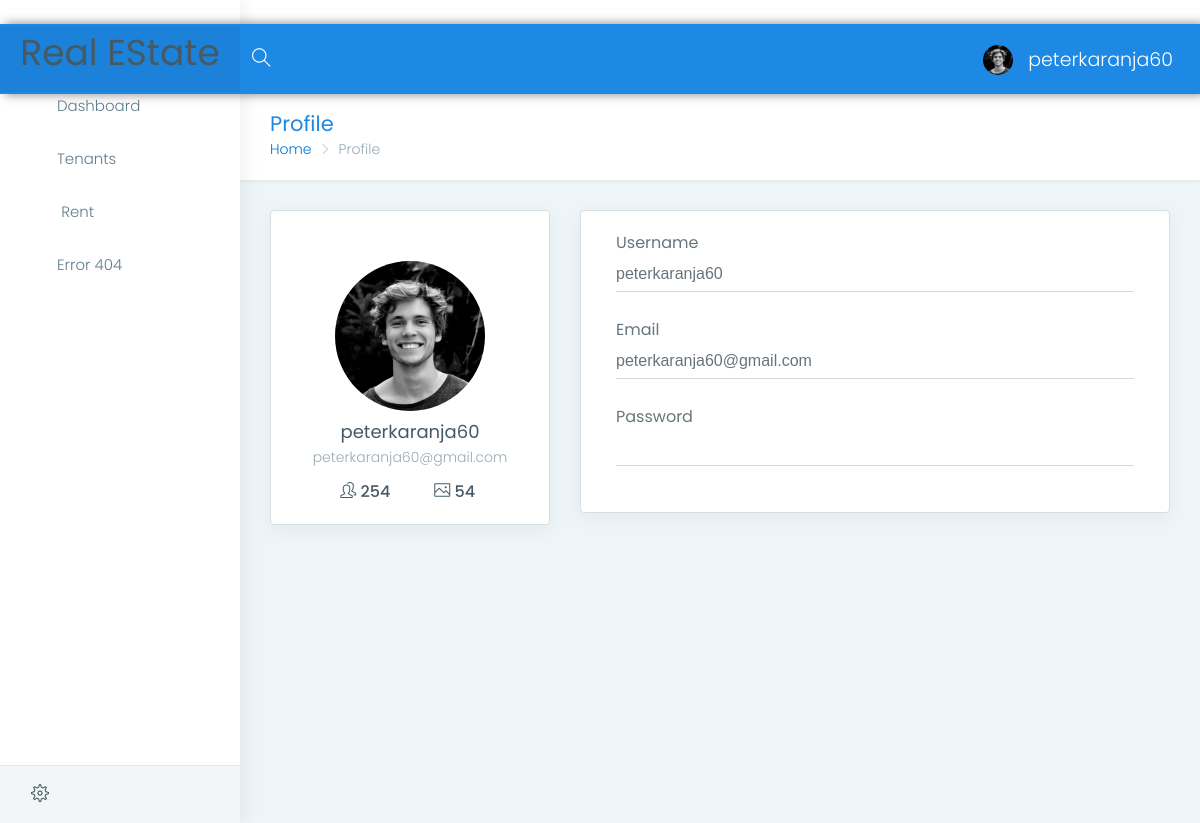
/settings (signed in), run on the app's committed database.
### rental/models.py (models this page shows, shortened)
class User(db.Model, UserMixin):
    id = db.Column(db.Integer(), primary_key=True, nullable=False, unique=True)
    username = db.Column(db.String(length=30), nullable=False, unique=True)
    email = db.Column(db.String(length=50), nullable=False, unique=True)
    password_hash = db.Column(db.String(length=50), nullable=False)
    @property
    def password(self):
        return self.password

### rental/routes.py (the view)
@app.route('/settings', methods=['GET', 'POST'])
@login_required
def settings():
    return render_template('profile.html')

### rental/models.py (called while the page is built)
@login_manager.user_loader
def load_user(user_id):
    return User.query.get(user_id)

### rental/templates/profile.html (shortened to what this page needs)
{% extends "layouts/base.html" %}
{% block content %}
    <div class="container-fluid">
        <div class="row page-titles">
            <div class="col-md-5 col-8 align-self-center">
                <h3 class="text-themecolor m-b-0 m-t-0">Profile</h3>
                <ol class="breadcrumb">
                    <li class="breadcrumb-item"><a href="javascript:void(0)">Home</a></li>
                    <li class="breadcrumb-item active">Profile</li>
                </ol>
            </div>
        </div>
        <div class="row">
            <div class="col-lg-4 col-xlg-3 col-md-5">
                <div class="card">
                    <div class="card-block">
                        <center class="m-t-30"> <img src="/static/assets/images/users/1.jpg" class="img-circle"
                                width="150" />
                            <h4 class="card-title m-t-10">
                                {{ current_user.username }}
                            </h4>
                            <h6 class="card-subtitle">
                                {{ current_user.email }}
                            </h6>
                            <div class="row text-center justify-content-md-center">
                                <div class="col-4"><a href="javascript:void(0)" class="link"><i
                                            class="icon-people"></i>
                                        <font class="font-medium">254</font>
                                    </a></div>
                                <div class="col-4"><a href="javascript:void(0)" class="link"><i
                                            class="icon-picture"></i>
                                        <font class="font-medium">54</font>
                                    </a></div>
                            </div>
                        </center>
                    </div>
                </div>
            </div>
            <div class="col-lg-8 col-xlg-9 col-md-7">
                <div class="card">
                    <div class="card-block">
                        <form method='POST' class="form-horizontal form-material">
                            <div class="form-group">
                                <label class="col-md-12">Username</label>
                                <div class="col-md-12">
                                    <input type="text" value="{{ current_user.username }}"
                                        class="form-control form-control-line">
                                </div>
                            </div>
                            <div class="form-group">
                                <label for="example-email" class="col-md-12">Email</label>
                                <div class="col-md-12">
                                    <input type="email" value="{{ current_user.email }}"
                                        class="form-control form-control-line" name="example-email"
                                        id="example-email">
                                </div>
                            </div>
                            <div class="form-group">
                                <label class="col-md-12">Password</label>
                                <div class="col-md-12">
                                    <input type="password"
                                        class="form-control form-control-line">
                                </div>
                            </div>
                            </div>
                    </div>
                </div>
            </div>
        </div>
    </div>
{% endblock content %}

### rental/templates/includes/navigation.html (shortened to what this page needs)
    <header class="topbar">
        <nav class="navbar top-navbar navbar-toggleable-sm navbar-light">
            <div class="navbar-header">
                <a class="navbar-brand" href="/">
                    <b>
                    <h1>Real EState</h1>
                    </b>
                </a>
            </div>
            <div class="navbar-collapse">
                <ul class="navbar-nav mr-auto mt-md-0">
                    <li class="nav-item hidden-sm-down search-box"> <a
                            class="nav-link hidden-sm-down text-muted waves-effect waves-dark"
                            href="javascript:void(0)"><i class="ti-search"></i></a>
                    </li>
                </ul>
                {% if current_user.is_authenticated %}
                <ul class="navbar-nav my-lg-0">
                    <li class="nav-item dropdown">
                        <a class="nav-link dropdown-toggle text-muted waves-effect waves-dark"
                            href="javascript:void(0)">
                            <img src="/static/assets/images/users/1.jpg" alt="user" class="profile-pic m-r-10" />
                            {{ current_user.username }}
                        </a>
                    </li>
                </ul>
            </div>
            {% endif %}
        </nav>
    </header>

### rental/static/assets/css/colors/blue.css (style rules this page uses)
.topbar { background: #1e88e5; }
.topbar .navbar-header { background: rgba(0, 0, 0, 0.05); }
.topbar .navbar-light .navbar-nav .nav-item > a.nav-link { color: #ffffff !important; }
.text-themecolor { color: #1e88e5 !important; }

### data on the page
User: username "peterkaranja60", email "peterkaranja60@gmail.com", example-email "peterkaranja60@gmail.com"
